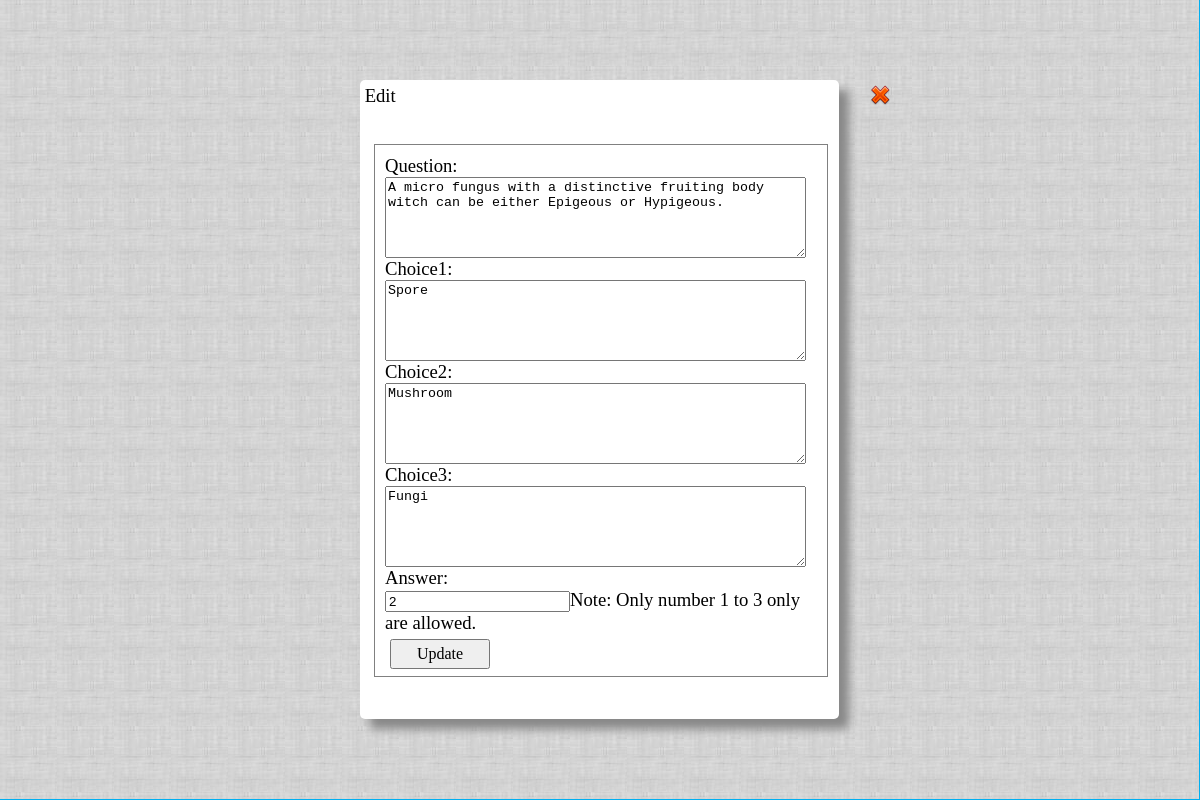
The page /navigator/sql/edit-quiz.php?id=1 on the database its author committed.
### tables this page shows
CREATE TABLE `quiz` (
  `id` int(11) NOT NULL AUTO_INCREMENT,
  `question` text NOT NULL,
  `choice1` varchar(45) NOT NULL,
  `choice2` varchar(45) NOT NULL,
  `choice3` varchar(45) NOT NULL,
  `answer` int(10) unsigned NOT NULL,
  PRIMARY KEY (`id`)
);

### navigator/sql/edit-quiz.php (the view, shortened to what this page needs)
<html>
	<head>
				<link rel = "stylesheet" href = "../../styles/home-style2.css" type = "text/css"/>
	</head>
	<body>
		<div id = "body">
		<div id = "edit-view">
			<div id="head">Edit</div>
				<div id="content">
					<form action="edit-quiz.php" method="post">
					<?php
					$quiz_id = $_GET['id'];
					$result=mysql_query("SELECT * FROM quiz where id = ".$quiz_id."");
						while($row = mysql_fetch_array($result))
						  {
							echo "<input type=\"text\" value = \"".$row['id']."\" name=\"qid\" id = \"hidden\"/>Question: <br /><textarea cols=\"50%\" rows=\"5\" name=\"question\" id = \"editor1\">".$row['question']."</textarea><br />Choice1: <textarea cols=\"50%\" rows=\"5\" name=\"choice1\"  >".$row['choice1']."</textarea><br />Choice2: <textarea cols=\"50%\" rows=\"5\" name=\"choice2\"  >".$row['choice2']."</textarea><br />Choice3: <textarea cols=\"50%\" rows=\"5\" name=\"choice3\"  >".$row['choice3']."</textarea><br />Answer: <br /><input type = \"text\" value=\"".$row['answer']."\" name=\"answer\"/>Note:&nbspOnly number 1 to 3 only are allowed.<br />";
						  }
						?>
						<input type = "submit" value = "Update" id = "update"/>
						</form>
				</div>
			<a href="../admin-quiz.php" id ="close"></a>
		</div>
		</div>
	</body>
</html>

### styles/home-style2.css (style rules this page uses)
body { margin: 0px; padding: 0px; background-color: 00aff0; }

### navigator/sql/edit-quiz.php (style rules this page uses)
#body { background-image:url("../../images/design/main-bg.png"); position: absolute; top: 0px; left: 0px; width: 99.9%; height: 99.9%; }
#edit-view { position: absolute; top: 10%; left: 30%; width: 40%; height: 80%; background-color: white; border-radius: 5px 5px; box-shadow: 10px 10px 10px #888888; }
#head { height: 30px; font-size: 14pt; font-family: Tahoma; padding: 5px; }
#content { font-size: 14pt; font-family: Tahoma; border: 1px solid gray; height: 80%; width: 90%; position: absolute; top: 10%; left: 3%; padding: 10px; overflow: scroll; }
#close { position: absolute; top:5px; left:510px; width: 20px; height: 21px; background-image:url("../../images/icon/close-icon.png"); }
#update { font-family: Tahoma; font-size: 12pt; margin: 5px; width: 100px; height: 30px; }

### rows shown on the page
quiz: question "A micro fungus with a distinctive fruiting body witch can be either Epigeous or Hypigeous.", choice1 "Spore", choice2 "Mushroom", choice3 "Fungi", answer "2"
